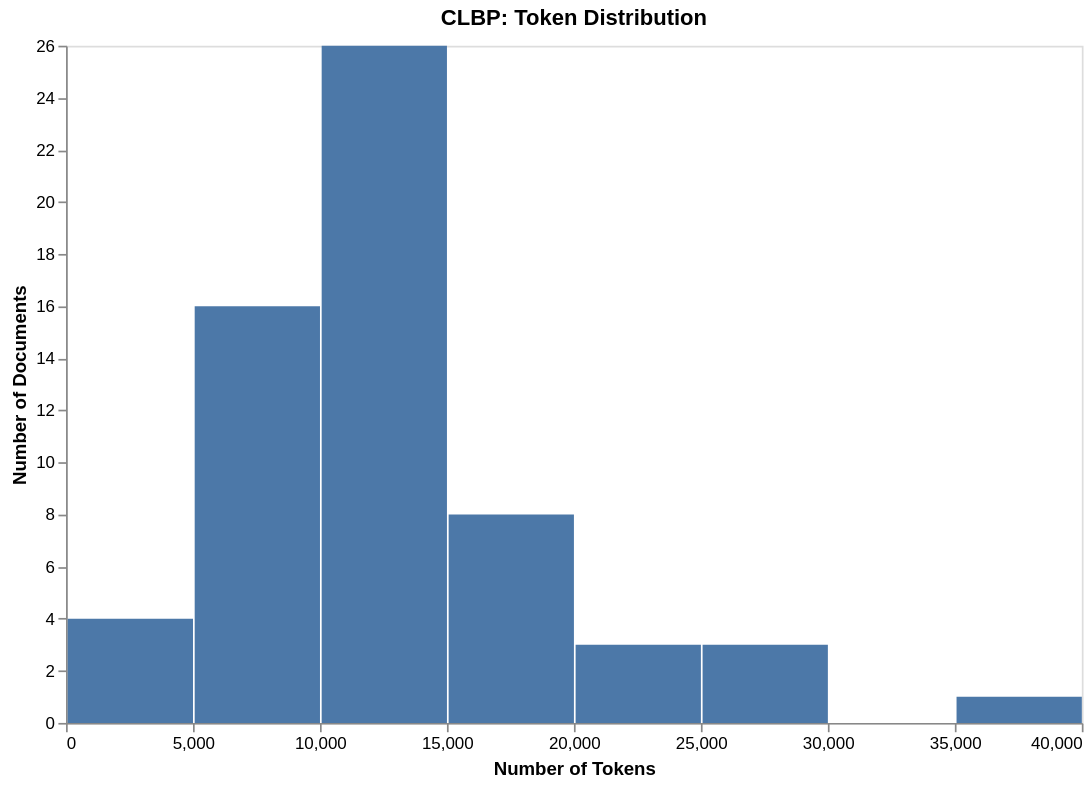

Notebook cell for this chart:
### Markdown cell above
# Visualization

### Code cell
# Create histogram
clbp_chart = alt.Chart(clbp_tokens).mark_bar().encode(
    alt.X('token_count:Q', bin=True, title='Number of Tokens'),
    alt.Y('count()', title='Number of Documents')
).configure_axis(
      grid=False  # Remove gridlines
).properties(
    width=600,
    height=400,
    title='CLBP: Token Distribution'
)

clbp_chart

### Figure 1 — Vega-Lite specification as saved in the notebook (floating-point values rounded to 4 significant figures)
{"config": {"view": {"continuousWidth": 300, "continuousHeight": 300}, "axis": {"grid": false}}, "data": {"name": "data-0391ac9e7bb9d1cadb99317ad0b85c51"}, "mark": {"type": "bar"}, "encoding": {"x": {"bin": true, "field": "token_count", "title": "Number of Tokens", "type": "quantitative"}, "y": {"aggregate": "count", "title": "Number of Documents", "type": "quantitative"}}, "height": 400, "title": "CLBP: Token Distribution", "width": 600, "$schema": "https://vega.github.io/schema/vega-lite/v5.20.1.json", "datasets": {"data-0391ac9e7bb9d1cadb99317ad0b85c51": [{"token_count": 17017}, {"token_count": 9893}, {"token_count": 23758}, {"token_count": 13013}, {"token_count": 787}, {"token_count": 8833}, {"token_count": 12348}, {"token_count": 14136}, {"token_count": 10438}, {"token_count": 7942}, {"token_count": 14308}, {"token_count": 11930}, {"token_count": 37360}, {"token_count": 4881}, {"token_count": 15484}, {"token_count": 10286}, {"token_count": 7196}, {"token_count": 7112}, {"token_count": 14282}, {"token_count": 13051}, {"token_count": 16428}, {"token_count": 6882}, {"token_count": 12505}, {"token_count": 13598}, {"token_count": 17429}, {"token_count": 3409}, {"token_count": 17945}, {"token_count": 7842}, {"token_count": 17207}, {"token_count": 9701}, {"token_count": 8539}, {"token_count": 11679}, {"token_count": 10825}, {"token_count": 9988}, {"token_count": 12067}, {"token_count": 9379}, {"token_count": 29780}, {"token_count": 23971}, {"token_count": 13018}, {"token_count": 13360}, {"token_count": 14743}, {"token_count": 11934}, {"token_count": 7502}, {"token_count": 7367}, {"token_count": 12413}, {"token_count": 24442}, {"token_count": 12926}, {"token_count": 10034}, {"token_count": 27225}, {"token_count": 11532}, {"token_count": 11590}, {"token_count": 19822}, {"token_count": 15775}, {"token_count": 9600}, {"token_count": 13164}, {"token_count": 8}, {"token_count": 11536}, {"token_count": 9503}, {"token_count": 27840}, {"token_count": 10141}, {"token_count": 9626}]}}
